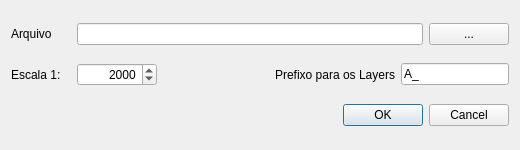
<?xml version="1.0" encoding="UTF-8"?>
<ui version="4.0">
 <class>dxfExport_Dialog</class>
 <widget class="QDialog" name="dxfExport_Dialog">
  <property name="geometry">
   <rect>
    <x>0</x>
    <y>0</y>
    <width>520</width>
    <height>150</height>
   </rect>
  </property>
  <property name="sizePolicy">
   <sizepolicy hsizetype="MinimumExpanding" vsizetype="MinimumExpanding">
    <horstretch>0</horstretch>
    <verstretch>0</verstretch>
   </sizepolicy>
  </property>
  <property name="minimumSize">
   <size>
    <width>520</width>
    <height>150</height>
   </size>
  </property>
  <property name="windowTitle">
   <string>Exporta DXF</string>
  </property>
  <layout class="QVBoxLayout" name="verticalLayout">
   <item>
    <layout class="QHBoxLayout" name="horizontalLayout_2">
     <item>
      <widget class="QLabel" name="label">
       <property name="sizePolicy">
        <sizepolicy hsizetype="Minimum" vsizetype="Preferred">
         <horstretch>0</horstretch>
         <verstretch>0</verstretch>
        </sizepolicy>
       </property>
       <property name="minimumSize">
        <size>
         <width>60</width>
         <height>0</height>
        </size>
       </property>
       <property name="text">
        <string>Arquivo</string>
       </property>
       <property name="alignment">
        <set>Qt::AlignLeading|Qt::AlignLeft|Qt::AlignVCenter</set>
       </property>
      </widget>
     </item>
     <item>
      <widget class="QLineEdit" name="txtFile"/>
     </item>
     <item>
      <widget class="QPushButton" name="btnBrowse">
       <property name="text">
        <string>...</string>
       </property>
      </widget>
     </item>
    </layout>
   </item>
   <item>
    <layout class="QHBoxLayout" name="horizontalLayout">
     <item>
      <widget class="QLabel" name="label_2">
       <property name="sizePolicy">
        <sizepolicy hsizetype="Minimum" vsizetype="Preferred">
         <horstretch>0</horstretch>
         <verstretch>0</verstretch>
        </sizepolicy>
       </property>
       <property name="minimumSize">
        <size>
         <width>60</width>
         <height>0</height>
        </size>
       </property>
       <property name="text">
        <string>Escala 1:</string>
       </property>
       <property name="alignment">
        <set>Qt::AlignLeading|Qt::AlignLeft|Qt::AlignVCenter</set>
       </property>
      </widget>
     </item>
     <item>
      <widget class="QSpinBox" name="spinScale">
       <property name="minimumSize">
        <size>
         <width>80</width>
         <height>0</height>
        </size>
       </property>
       <property name="alignment">
        <set>Qt::AlignRight|Qt::AlignTrailing|Qt::AlignVCenter</set>
       </property>
       <property name="minimum">
        <number>1</number>
       </property>
       <property name="maximum">
        <number>1000000</number>
       </property>
       <property name="singleStep">
        <number>500</number>
       </property>
       <property name="value">
        <number>2000</number>
       </property>
      </widget>
     </item>
     <item>
      <spacer name="horizontalSpacer">
       <property name="orientation">
        <enum>Qt::Horizontal</enum>
       </property>
       <property name="sizeHint" stdset="0">
        <size>
         <width>40</width>
         <height>20</height>
        </size>
       </property>
      </spacer>
     </item>
     <item>
      <widget class="QLabel" name="label_3">
       <property name="sizePolicy">
        <sizepolicy hsizetype="Minimum" vsizetype="Preferred">
         <horstretch>0</horstretch>
         <verstretch>0</verstretch>
        </sizepolicy>
       </property>
       <property name="minimumSize">
        <size>
         <width>130</width>
         <height>0</height>
        </size>
       </property>
       <property name="layoutDirection">
        <enum>Qt::LeftToRight</enum>
       </property>
       <property name="text">
        <string>Prefixo para os Layers</string>
       </property>
       <property name="alignment">
        <set>Qt::AlignRight|Qt::AlignTrailing|Qt::AlignVCenter</set>
       </property>
      </widget>
     </item>
     <item>
      <widget class="QLineEdit" name="txtPrefix">
       <property name="text">
        <string>A_</string>
       </property>
      </widget>
     </item>
    </layout>
   </item>
   <item>
    <widget class="QDialogButtonBox" name="buttonBox">
     <property name="orientation">
      <enum>Qt::Horizontal</enum>
     </property>
     <property name="standardButtons">
      <set>QDialogButtonBox::Cancel|QDialogButtonBox::Ok</set>
     </property>
    </widget>
   </item>
  </layout>
 </widget>
 <tabstops>
  <tabstop>txtFile</tabstop>
  <tabstop>btnBrowse</tabstop>
  <tabstop>spinScale</tabstop>
  <tabstop>txtPrefix</tabstop>
  <tabstop>buttonBox</tabstop>
 </tabstops>
 <resources/>
 <connections>
  <connection>
   <sender>buttonBox</sender>
   <signal>accepted()</signal>
   <receiver>dxfExport_Dialog</receiver>
   <slot>accept()</slot>
   <hints>
    <hint type="sourcelabel">
     <x>248</x>
     <y>254</y>
    </hint>
    <hint type="destinationlabel">
     <x>157</x>
     <y>274</y>
    </hint>
   </hints>
  </connection>
  <connection>
   <sender>buttonBox</sender>
   <signal>rejected()</signal>
   <receiver>dxfExport_Dialog</receiver>
   <slot>reject()</slot>
   <hints>
    <hint type="sourcelabel">
     <x>316</x>
     <y>260</y>
    </hint>
    <hint type="destinationlabel">
     <x>286</x>
     <y>274</y>
    </hint>
   </hints>
  </connection>
 </connections>
</ui>
